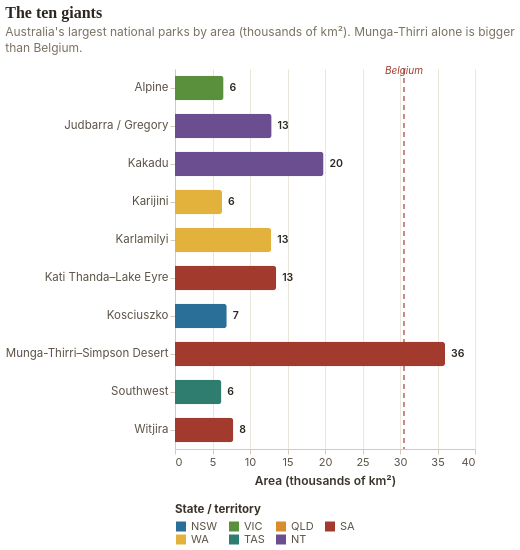

Write a Vega-Lite specification for this figure.
### Vega-Lite specification from a JSON file in a GitHub repository (floating-point values rounded to 4 significant figures)
{"$schema": "https://vega.github.io/schema/vega-lite/v5.json", "title": {"text": "The ten giants", "subtitle": ["Australia's largest national parks by area (thousands of km²). Munga-Thirri alone is bigger", "than Belgium."], "subtitleLineHeight": 16}, "width": "container", "height": 380, "data": {"values": [{"park": "Munga-Thirri–Simpson Desert", "state": "SA", "km2": 36000}, {"park": "Kakadu", "state": "NT", "km2": 19804}, {"park": "Kati Thanda–Lake Eyre", "state": "SA", "km2": 13491}, {"park": "Judbarra / Gregory", "state": "NT", "km2": 12882}, {"park": "Karlamilyi", "state": "WA", "km2": 12830}, {"park": "Witjira", "state": "SA", "km2": 7770}, {"park": "Kosciuszko", "state": "NSW", "km2": 6900}, {"park": "Alpine", "state": "VIC", "km2": 6474}, {"park": "Karijini", "state": "WA", "km2": 6274}, {"park": "Southwest", "state": "TAS", "km2": 6183}]}, "transform": [{"calculate": "datum.km2 / 1000", "as": "km2_k"}], "layer": [{"mark": {"type": "bar", "cornerRadiusEnd": 3, "height": {"band": 0.72}}, "encoding": {"y": {"field": "park", "type": "nominal", "title": null, "sort": {"field": "km2", "order": "descending"}, "axis": {"labelFontSize": 11.5}}, "x": {"field": "km2_k", "type": "quantitative", "title": "Area (thousands of km²)", "axis": {"format": ".0f"}}, "color": {"field": "state", "type": "nominal", "title": "State / territory", "scale": {"domain": ["NSW", "VIC", "QLD", "SA", "WA", "TAS", "NT"], "range": ["#2a6f97", "#5a8f3c", "#d98c2b", "#a23b2e", "#e3b23c", "#2f7d6f", "#6b4e8f"]}, "legend": {"orient": "bottom", "direction": "horizontal", "columns": 4}}, "tooltip": [{"field": "park", "title": "National park"}, {"field": "state", "title": "State / territory"}, {"field": "km2", "title": "Area (km²)", "format": ","}, {"field": "km2_k", "title": "Area (000 km²)", "format": ".1f"}]}}, {"mark": {"type": "text", "align": "left", "dx": 6, "fontSize": 10.5, "fontWeight": 600, "color": "#2c2820", "font": "Inter, sans-serif"}, "encoding": {"y": {"field": "park", "type": "nominal", "sort": {"field": "km2", "order": "descending"}}, "x": {"field": "km2_k", "type": "quantitative"}, "text": {"field": "km2_k", "type": "quantitative", "format": ".0f"}}}, {"data": {"values": [{"ref": 30.53}]}, "mark": {"type": "rule", "color": "#a23b2e", "strokeDash": [5, 4], "strokeWidth": 1.6, "opacity": 0.72}, "encoding": {"x": {"field": "ref", "type": "quantitative"}}}, {"data": {"values": [{"ref": 30.53, "label": "Belgium"}]}, "mark": {"type": "text", "align": "center", "dy": -6, "fontSize": 10, "fontStyle": "italic", "color": "#a23b2e", "font": "Inter, sans-serif", "y": 8}, "encoding": {"x": {"field": "ref", "type": "quantitative"}, "text": {"field": "label"}}}], "config": {"background": null, "font": "Inter, sans-serif", "view": {"stroke": null}, "padding": 5, "axis": {"labelFont": "Inter, sans-serif", "titleFont": "Inter, sans-serif", "labelColor": "#5b5347", "titleColor": "#3a342b", "titleFontWeight": 600, "gridColor": "#ebe6da", "domainColor": "#d2cbbb", "tickColor": "#d2cbbb", "labelFontSize": 11, "titleFontSize": 12, "titlePadding": 8}, "legend": {"labelFont": "Inter, sans-serif", "titleFont": "Inter, sans-serif", "labelColor": "#5b5347", "titleColor": "#3a342b", "labelFontSize": 11, "titleFontSize": 11.5}, "title": {"font": "Fraunces, serif", "fontSize": 16, "anchor": "start", "color": "#2c2820", "fontWeight": 600, "subtitleFont": "Inter, sans-serif", "subtitleColor": "#7a7263", "subtitleFontSize": 12, "subtitlePadding": 6, "offset": 12}}}
